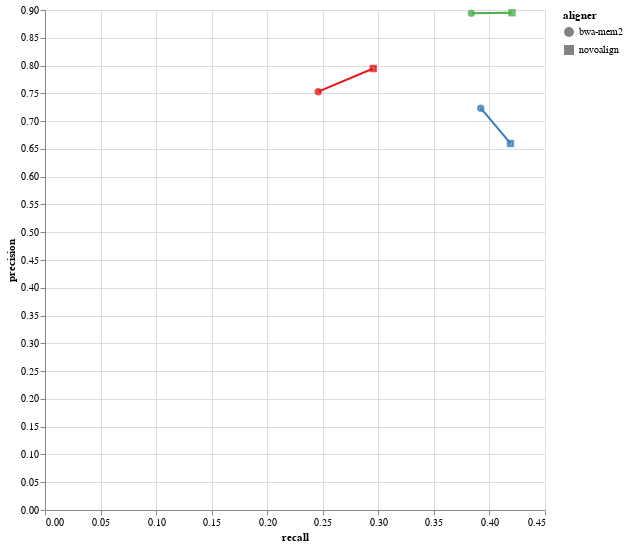

Notebook code for this chart:
### Code cell
precision_recall_plot = alt.Chart(benchmark_all).mark_point().encode(
    x=alt.X("recall:Q"),
    y=alt.Y("precision:Q"),
    shape="aligner",
    fill=alt.Fill("caller").scale(scheme="set1"),
    stroke=alt.Stroke("caller").scale(scheme="set1"),
    tooltip=["aligner", "caller", "recall", "precision", "f1"],
).properties(width=500, height=500) + alt.Chart(benchmark_all).mark_line().encode(
    x="recall",
    y="precision",
    color=alt.Color("caller", legend=None).scale(scheme="set1"),
)

precision_recall_plot

### Figure 1 — Vega-Lite specification as saved in the notebook (floating-point values rounded to 4 significant figures)
{"config": {"view": {"continuousWidth": 300, "continuousHeight": 300}}, "layer": [{"mark": {"type": "point"}, "encoding": {"fill": {"field": "caller", "scale": {"scheme": "set1"}, "type": "nominal"}, "shape": {"field": "aligner", "type": "nominal"}, "stroke": {"field": "caller", "scale": {"scheme": "set1"}, "type": "nominal"}, "tooltip": [{"field": "aligner", "type": "nominal"}, {"field": "caller", "type": "nominal"}, {"field": "recall", "type": "quantitative"}, {"field": "precision", "type": "quantitative"}, {"field": "f1", "type": "quantitative"}], "x": {"field": "recall", "type": "quantitative"}, "y": {"field": "precision", "type": "quantitative"}}}, {"mark": {"type": "line"}, "encoding": {"color": {"field": "caller", "legend": null, "scale": {"scheme": "set1"}, "type": "nominal"}, "x": {"field": "recall", "type": "quantitative"}, "y": {"field": "precision", "type": "quantitative"}}}], "data": {"name": "data-dd16b28adc6704c5056e338735d8f43e"}, "height": 500, "width": 500, "$schema": "https://vega.github.io/schema/vega-lite/v5.17.0.json", "datasets": {"data-dd16b28adc6704c5056e338735d8f43e": [{"f1": 0.3707, "recall": 0.2459, "precision": 0.753, "sample": "HG002", "aligner": "bwa-mem2", "caller": "delly", "svtype": "ALL"}, {"f1": 0.5086, "recall": 0.3922, "precision": 0.7232, "sample": "HG002", "aligner": "bwa-mem2", "caller": "dysgu", "svtype": "ALL"}, {"f1": 0.5369, "recall": 0.3837, "precision": 0.894, "sample": "HG002", "aligner": "bwa-mem2", "caller": "manta", "svtype": "ALL"}, {"f1": 0.4308, "recall": 0.2955, "precision": 0.7948, "sample": "HG002", "aligner": "novoalign", "caller": "delly", "svtype": "ALL"}, {"f1": 0.5125, "recall": 0.4189, "precision": 0.6598, "sample": "HG002", "aligner": "novoalign", "caller": "dysgu", "svtype": "ALL"}, {"f1": 0.572, "recall": 0.4203, "precision": 0.8949, "sample": "HG002", "aligner": "novoalign", "caller": "manta", "svtype": "ALL"}]}}
